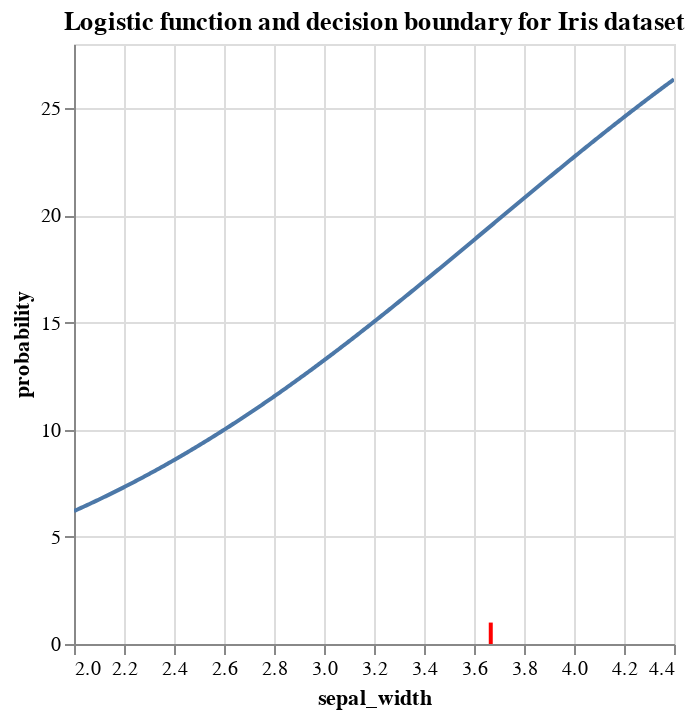

Write notebook code for a chart like this one.
### Markdown cell above
## Visualizing the decision boundary using Iris data

Prompt:

> please use a standard public dataset to illustrate the decision boundary using this code

Result:

Sure! We can use the well-known Iris dataset for this purpose, which is available in seaborn. We'll focus on classifying the species "setosa" versus "non-setosa" based on the sepal width feature.

In this code, we first load the iris dataset and create a binary target variable indicating whether each observation is a setosa iris or not. We then fit a logistic regression model to the data using the sepal width feature. We retrieve the model parameters, which we use to define the logistic function and the decision boundary. We generate an array of x values (sepal widths) and compute the corresponding y values (predicted probabilities). Finally, we generate a line chart of the logistic function and overlay a line indicating the decision boundary.

This should give you a clear visual representation of the decision boundary in the context of logistic regression. The red line represents the sepal width at which the model is equally likely to classify an iris as a setosa or non-setosa.

### Code cell
import altair as alt
import numpy as np
import pandas as pd
import seaborn as sns
from sklearn.linear_model import LogisticRegression

# Load the iris dataset
iris = sns.load_dataset("iris")

# Create a binary target variable
iris['is_setosa'] = (iris['species'] == 'setosa').astype(int)

# Fit the logistic regression model
model = LogisticRegression(solver='liblinear')
model.fit(iris[['sepal_width']], iris['is_setosa'])

# Retrieve the model parameters
beta = model.coef_[0][0]
alpha = model.intercept_[0]

# Define the logistic function
def logistic_function(x, alpha=alpha, beta=beta):
    return np.exp(beta * x) / (1 + np.exp(beta * x + alpha))

# Define the decision boundary
decision_boundary = -alpha / beta

# Create an array of x values
x = np.linspace(iris['sepal_width'].min(), iris['sepal_width'].max(), 400)

# Compute the corresponding y values
y = logistic_function(x)

# Create a pandas DataFrame
df = pd.DataFrame({
    'sepal_width': x,
    'probability': y,
})

# Create a DataFrame for the decision boundary
df_boundary = pd.DataFrame({
    'sepal_width': [decision_boundary, decision_boundary],
    'probability': [0, 1],
})

# Generate the plot
chart = alt.Chart(df).mark_line().encode(
    x='sepal_width',
    y='probability'
).properties(
    title='Logistic function and decision boundary for Iris dataset'
)

# Generate the decision boundary line
boundary_line = alt.Chart(df_boundary).mark_line(color='red').encode(
    x='sepal_width',
    y='probability'
)

# Combine the plot and the boundary line
(chart + boundary_line).interactive()

### Figure 1 — Vega-Lite specification as saved in the notebook (floating-point values rounded to 4 significant figures; data arrays with more than 128 entries replaced by an {"elided": "..."} marker saying what was removed)
{"config": {"view": {"continuousWidth": 300, "continuousHeight": 300}}, "layer": [{"data": {"name": "data-7da862e8a3bc044f5ea51806090ad07e"}, "mark": {"type": "line"}, "encoding": {"x": {"field": "sepal_width", "type": "quantitative"}, "y": {"field": "probability", "type": "quantitative"}}, "name": "view_2", "title": "Logistic function and decision boundary for Iris dataset"}, {"data": {"name": "data-20d41d41ee515ddf7e041e15f0f4fcbb"}, "mark": {"type": "line", "color": "red"}, "encoding": {"x": {"field": "sepal_width", "type": "quantitative"}, "y": {"field": "probability", "type": "quantitative"}}}], "params": [{"name": "param_4", "select": {"type": "interval", "encodings": ["x", "y"]}, "bind": "scales", "views": ["view_2"]}], "$schema": "https://vega.github.io/schema/vega-lite/v5.8.0.json", "datasets": {"data-7da862e8a3bc044f5ea51806090ad07e": {"elided": "400 records"}, "data-20d41d41ee515ddf7e041e15f0f4fcbb": [{"sepal_width": 3.667, "probability": 0}, {"sepal_width": 3.667, "probability": 1}]}}
